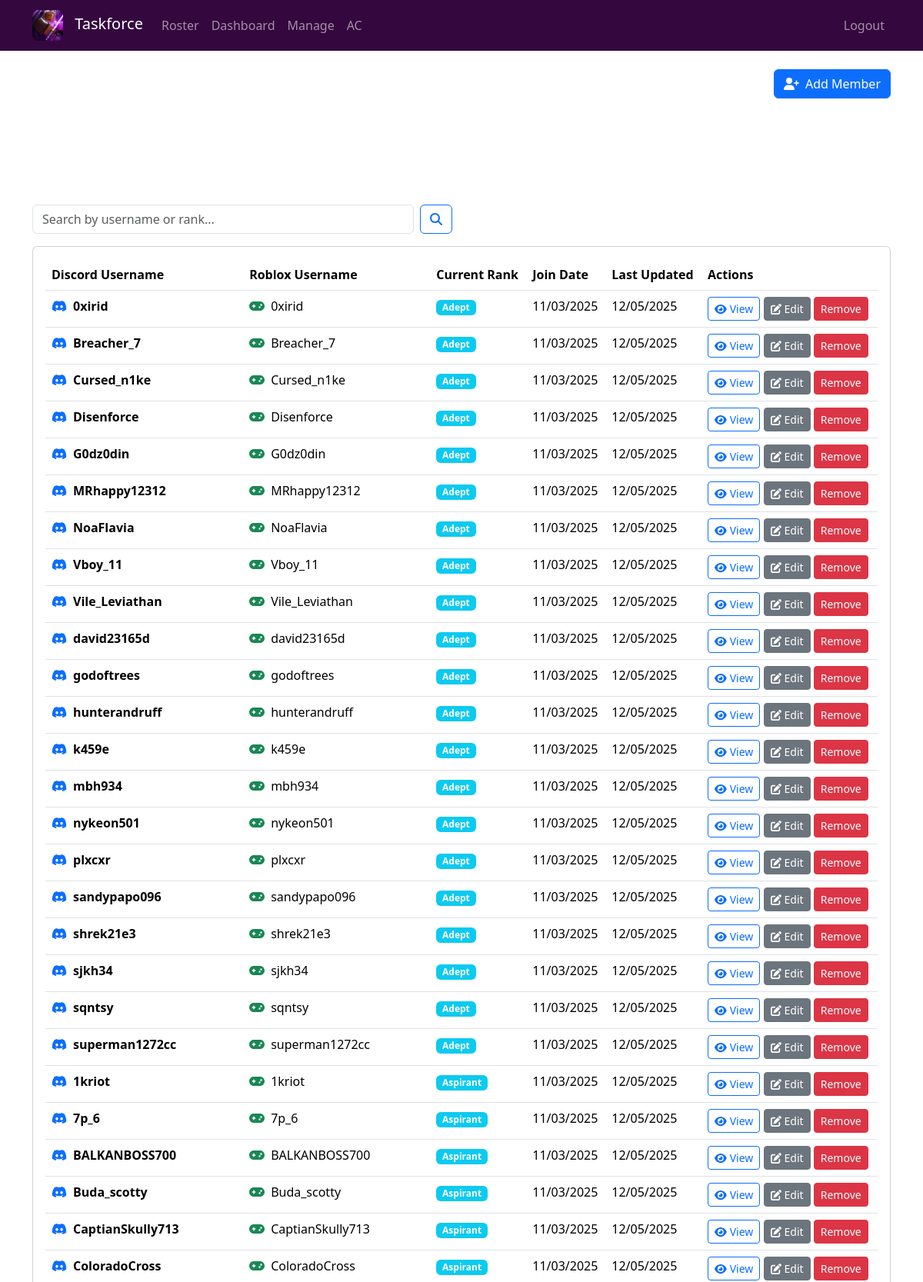
/members (signed in, upper part), run on the app's committed database.
### database/models.py (models this page shows, shortened)
class Member(db.Model):
    __tablename__ = 'members'
    id = db.Column(db.Integer, primary_key=True)
    discord_username = db.Column(db.String(100), nullable=False, unique=True)
    discord_id = db.Column(db.String(50), nullable=True, unique=True)
    roblox_username = db.Column(db.String(100), nullable=True)
    roblox_id = db.Column(db.String(50), nullable=True)
    current_rank = db.Column(db.String(100), nullable=False, default='Aspirant')
    join_date = db.Column(db.DateTime, nullable=False, default=datetime.utcnow)
    last_updated = db.Column(db.DateTime, nullable=False, default=datetime.utcnow)
    is_active = db.Column(db.Boolean, default=True)
    activities = db.relationship('ActivityLog', backref='member', lazy=True, cascade='all, delete-orphan')
    promotions = db.relationship('PromotionLog', backref='member', lazy=True, cascade='all, delete-orphan')

### app.py (the view, shortened to what this page needs)
@app.route('/members')
@staff_required
def members():
    search = request.args.get('search', '')
    query = Member.query.filter_by(is_active=True)
    members_list = query.order_by(Member.current_rank, Member.discord_username).all()
    return render_template('members.html', members=members_list, search=search)

### utils/auth.py (called while the page is built, shortened)
def is_staff():
    return bool(session.get('is_staff', False))

def staff_required(f):
    @wraps(f)
    def decorated_function(*args, **kwargs):
        return f(*args, **kwargs)
    return decorated_function

### templates/members.html (shortened to what this page needs)
{% extends "base.html" %}
{% block content %}
<div class="row mb-4">
    <div class="col-md-6">
        <h1 class="mb-0">
            <i class="fas fa-users me-2" style="color: white;">
            </i>
            <p style="color: white;">Members</p>
        </h1>
        <p style="color: white;">Manage your taskforce members</p>
    </div>
    <div class="col-md-6 text-end">
        <a href="{{ url_for('add_member') }}" class="btn btn-primary">
            <i class="fas fa-user-plus me-2"></i>Add Member
        </a>
    </div>
</div>
<div class="row mb-3">
    <div class="col-md-6">
        <form method="GET" class="d-flex">
            <input class="form-control me-2" type="search" name="search" placeholder="Search by username or rank..."
                value="{{ search }}">
            <button class="btn btn-outline-primary" type="submit">
                <i class="fas fa-search"></i>
            </button>
        </form>
    </div>
</div>
<div class="card">
    <div class="card-body">
        {% if members %}
        <div class="table-responsive">
            <table class="table table-hover">
                <thead>
                    <tr>
                        <th>Discord Username</th>
                        <th>Roblox Username</th>
                        <th>Current Rank</th>
                        <th>Join Date</th>
                        <th>Last Updated</th>
                        <th>Actions</th>
                    </tr>
                </thead>
                <tbody>
                    {% for member in members %}
                    <tr>
                        <td>
                            <div class="d-flex align-items-center">
                                <i class="fab fa-discord me-2 text-primary"></i>
                                <strong>{{ member.discord_username }}</strong>
                            </div>
                        </td>
                        <td>
                            {% if member.roblox_username %}
                            <div class="d-flex align-items-center">
                                <i class="fas fa-gamepad me-2 text-success"></i>
                                {{ member.roblox_username }}
                            </div>
                            {% else %}
                            <span class="text-muted">Not set</span>
                            {% endif %}
                        </td>
                        <td>
                            <span class="badge bg-info">{{ member.current_rank }}</span>
                        </td>
                        <td>{{ member.join_date.strftime('%m/%d/%Y') }}</td>
                        <td>{{ member.last_updated.strftime('%m/%d/%Y') }}</td>
                        <td>
                            <a href="{{ url_for('member_detail', member_id=member.id) }}"
                                class="btn btn-sm btn-outline-primary">
                                <i class="fas fa-eye me-1"></i>View
                            </a>
                            <a href="{{ url_for('edit_member', member_id=member.id) }}"
                                class="btn btn-sm btn-secondary">
                                <i class="fas fa-edit me-1"></i>Edit
                            </a>
                            <form method="post" action="{{ url_for('delete_member', member_id=member.id) }}"
                                style="display:inline">
                                <button class="btn btn-sm btn-danger" type="submit"
                                    onclick="return confirm('Remove member?')">Remove</button>
                            </form>
                        </td>
                    </tr>
                    {% endfor %}
                </tbody>
            </table>
        </div>
        {% endif %}
    </div>
</div>
{% endblock %}

### static/css/style.css (style rules this page uses)
body::before { content: ""; position: fixed; top: 0; left: 0; width: 100%; height: 100%; background-image: url('../img/RobloxScreenShot20251129_132653842.png'); background-size: cover; background-position: center; filter: blur(3px) brightness(0.4); z-index: -1; }

### data on the page
Member: discord_username "0xirid", roblox_username "0xirid", current_rank "Adept", join_date "11/03/2025", last_updated "12/05/2025"
Member: discord_username "Breacher_7", roblox_username "Breacher_7", current_rank "Adept", join_date "11/03/2025", last_updated "12/05/2025"
Member: discord_username "Cursed_n1ke", roblox_username "Cursed_n1ke", current_rank "Adept", join_date "11/03/2025", last_updated "12/05/2025"
Member: discord_username "Disenforce", roblox_username "Disenforce", current_rank "Adept", join_date "11/03/2025", last_updated "12/05/2025"
Member: discord_username "G0dz0din", roblox_username "G0dz0din", current_rank "Adept", join_date "11/03/2025", last_updated "12/05/2025"
Member: discord_username "MRhappy12312", roblox_username "MRhappy12312", current_rank "Adept", join_date "11/03/2025", last_updated "12/05/2025"
Member: discord_username "NoaFlavia", roblox_username "NoaFlavia", current_rank "Adept", join_date "11/03/2025", last_updated "12/05/2025"
Member: discord_username "Vboy_11", roblox_username "Vboy_11", current_rank "Adept", join_date "11/03/2025", last_updated "12/05/2025"
Member: discord_username "Vile_Leviathan", roblox_username "Vile_Leviathan", current_rank "Adept", join_date "11/03/2025", last_updated "12/05/2025"
Member: discord_username "david23165d", roblox_username "david23165d", current_rank "Adept", join_date "11/03/2025", last_updated "12/05/2025"
Member: discord_username "godoftrees", roblox_username "godoftrees", current_rank "Adept", join_date "11/03/2025", last_updated "12/05/2025"
Member: discord_username "hunterandruff", roblox_username "hunterandruff", current_rank "Adept", join_date "11/03/2025", last_updated "12/05/2025"
Member: discord_username "k459e", roblox_username "k459e", current_rank "Adept", join_date "11/03/2025", last_updated "12/05/2025"
Member: discord_username "mbh934", roblox_username "mbh934", current_rank "Adept", join_date "11/03/2025", last_updated "12/05/2025"
Member: discord_username "nykeon501", roblox_username "nykeon501", current_rank "Adept", join_date "11/03/2025", last_updated "12/05/2025"
Member: discord_username "plxcxr", roblox_username "plxcxr", current_rank "Adept", join_date "11/03/2025", last_updated "12/05/2025"
Member: discord_username "sandypapo096", roblox_username "sandypapo096", current_rank "Adept", join_date "11/03/2025", last_updated "12/05/2025"
Member: discord_username "shrek21e3", roblox_username "shrek21e3", current_rank "Adept", join_date "11/03/2025", last_updated "12/05/2025"
Member: discord_username "sjkh34", roblox_username "sjkh34", current_rank "Adept", join_date "11/03/2025", last_updated "12/05/2025"
Member: discord_username "sqntsy", roblox_username "sqntsy", current_rank "Adept", join_date "11/03/2025", last_updated "12/05/2025"
Member: discord_username "superman1272cc", roblox_username "superman1272cc", current_rank "Adept", join_date "11/03/2025", last_updated "12/05/2025"
Member: discord_username "1kriot", roblox_username "1kriot", current_rank "Aspirant", join_date "11/03/2025", last_updated "12/05/2025"
Member: discord_username "7p_6", roblox_username "7p_6", current_rank "Aspirant", join_date "11/03/2025", last_updated "12/05/2025"
Member: discord_username "BALKANBOSS700", roblox_username "BALKANBOSS700", current_rank "Aspirant", join_date "11/03/2025", last_updated "12/05/2025"
Member: discord_username "Buda_scotty", roblox_username "Buda_scotty", current_rank "Aspirant", join_date "11/03/2025", last_updated "12/05/2025"
Member: discord_username "CaptianSkully713", roblox_username "CaptianSkully713", current_rank "Aspirant", join_date "11/03/2025", last_updated "12/05/2025"
Member: discord_username "ColoradoCross", roblox_username "ColoradoCross", current_rank "Aspirant", join_date "11/03/2025", last_updated "12/05/2025"
